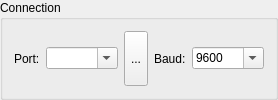
          <widget class="GroupBox" name="grpConnection">
           <property name="title">
            <string>Connection</string>
           </property>
           <layout class="QVBoxLayout" name="verticalLayout">
            <item>
             <layout class="QHBoxLayout" name="horizontalLayout_3" stretch="0,1,0,0,1">
              <item>
               <widget class="QLabel" name="label">
                <property name="text">
                 <string>Port:</string>
                </property>
               </widget>
              </item>
              <item>
               <widget class="QComboBox" name="cboPort">
                <property name="editable">
                 <bool>true</bool>
                </property>
               </widget>
              </item>
              <item>
               <widget class="QToolButton" name="cmdRefresh">
                <property name="sizePolicy">
                 <sizepolicy hsizetype="Fixed" vsizetype="Expanding">
                  <horstretch>0</horstretch>
                  <verstretch>0</verstretch>
                 </sizepolicy>
                </property>
                <property name="styleSheet">
                 <string notr="true">padding: 0 1 0 2;</string>
                </property>
                <property name="text">
                 <string>...</string>
                </property>
                <property name="icon">
                 <iconset resource="images.qrc">
                  <normaloff>:/images/restart.png</normaloff>:/images/restart.png</iconset>
                </property>
               </widget>
              </item>
              <item>
               <widget class="QLabel" name="label_2">
                <property name="text">
                 <string>Baud:</string>
                </property>
               </widget>
              </item>
              <item>
               <widget class="QComboBox" name="cboBaud">
                <property name="editable">
                 <bool>true</bool>
                </property>
                <property name="currentText">
                 <string>9600</string>
                </property>
                <item>
                 <property name="text">
                  <string>9600</string>
                 </property>
                </item>
                <item>
                 <property name="text">
                  <string>14400</string>
                 </property>
                </item>
                <item>
                 <property name="text">
                  <string>19200</string>
                 </property>
                </item>
                <item>
                 <property name="text">
                  <string>38400</string>
                 </property>
                </item>
                <item>
                 <property name="text">
                  <string>57600</string>
                 </property>
                </item>
                <item>
                 <property name="text">
                  <string>115200</string>
                 </property>
                </item>
               </widget>
              </item>
             </layout>
            </item>
           </layout>
          </widget>
